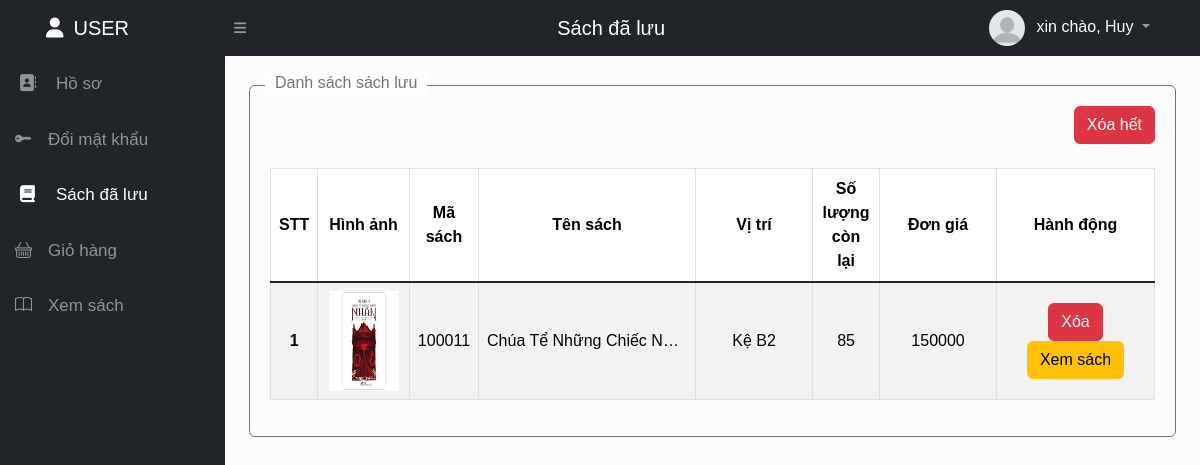
Page /user/sachluu (signed in) on the committed database.
### tables this page shows
CREATE TABLE `sachluu` (
  `MaTaiKhoan` int(11) NOT NULL,
  `MaSach` int(11) NOT NULL,
  PRIMARY KEY (`MaTaiKhoan`,`MaSach`),
  KEY `sachluu_ibfk_2` (`MaSach`),
  CONSTRAINT `sachluu_ibfk_1` FOREIGN KEY (`MaTaiKhoan`) REFERENCES `taikhoan` (`MaTaiKhoan`),
  CONSTRAINT `sachluu_ibfk_2` FOREIGN KEY (`MaSach`) REFERENCES `sach` (`MaSach`)
);

CREATE TABLE `sach` (
  `MaSach` int(11) NOT NULL AUTO_INCREMENT,
  `TenSach` varchar(255) DEFAULT NULL,
  `MoTa` text DEFAULT NULL,
  `NhaXuatBan` varchar(100) DEFAULT NULL,
  `NgayXuatBan` date DEFAULT NULL,
  `ISBN` varchar(20) DEFAULT NULL,
  `URL_HinhSach` varchar(255) DEFAULT NULL,
  `LuotLuu` int(11) DEFAULT 0,
  `LuotXem` int(11) DEFAULT 0,
  `LuotThich` int(11) DEFAULT 0,
  `CoLoi` tinyint(1) DEFAULT 0,
  `ViTriSach` varchar(100) DEFAULT NULL,
  `GhimSach` tinyint(1) DEFAULT 0,
  `MaBoSach` int(11) DEFAULT NULL,
  `TongSL` int(11) NOT NULL,
  `SLConLai` int(11) NOT NULL,
  `DonGia` double DEFAULT NULL,
  `CreatedAt` datetime DEFAULT current_timestamp(),
  `UpdatedAt` datetime DEFAULT current_timestamp() ON UPDATE current_timestamp(),
  PRIMARY KEY (`MaSach`),
  KEY `MaBoSach` (`MaBoSach`),
  CONSTRAINT `sach_ibfk_1` FOREIGN KEY (`MaBoSach`) REFERENCES `bosach` (`MaBoSach`) ON DELETE SET NULL
);

### Model/library.php (called while the page is built, shortened)
<?php
    function connectdb(){
        $servername = "localhost";
        $username   = "root";
        $password   = "";
        $dbname     = "ql_thuvien";
        $conn   = mysqli_connect($servername, $username, $password, $dbname);
        return $conn;
    }
    function get_all($sql) {
        $conn = connectdb();
        $list = [];
        $result = mysqli_query($conn, $sql);
        while ($row = mysqli_fetch_assoc($result)){
            array_push($list, $row);
        }
        return $list;
    }
?>

### Model/m_user.php (called while the page is built, shortened)
<?php
   include_once "library.php";
    function get_SachLuuByMaTK($mataikhoan){
        return get_all("SELECT * FROM sachluu LEFT JOIN sach ON sachluu.MaSach = sach.MaSach WHERE sachluu.MaTaiKhoan = $mataikhoan");
    }
?>

### config.php (called while the page is built, shortened)
<?php
  $base_url = 'http://localhost/do_an_quanlythuvien/';
?>

### View/User/Home/nguoidung/sachluu.php (the view)
<?php if(!empty($sachluu)):?>
<div class="row justify-content-center needs-validation">
    <div class="row items-center ">
        <div class="border border-secondary rounded position-relative mt-4">
            <span class="border-title text-secondary">Danh sách sách lưu</span>
            <div class="text-end">
                <a href="" class="btn btn-danger ">Xóa hết</a>
            </div>
            <div class="table-responsive">
            <table class="table text-center table-hover mt-4 table-bordered table-striped">
                <thead class="thead-dark">
                    <tr>
                        <th scope="col">STT</th>
                        <th scope="col" style="width:94px;">Hình ảnh</th>
                        <th scope="col">Mã sách</th>
                        <th scope="col">Tên sách</th>
                        <th scope="col">Vị trí</th>
                        <th scope="col">Số lượng còn lại</th>
                        <th scope="col">Đơn giá</th>
                        <th scope="col" style="width: 200px;">Hành động</th>
                    </tr>
                </thead>
                <tbody class="table-group-divider">
                    <?php $stt = 1;
                        foreach($sachluu as $sachluu):
                    ?>
                    <tr>
                        <th scope="row"><div ><?=$stt?></div></th>
                        <td >
                            <div class="img-sach"><img src="<?=$base_url?>Assets/Upload/sach/biasach/<?=$sachluu["URL_HinhSach"]?>" alt=""></div>
                        </td>
                        <td><div class="hang1_table" style="max-width: 100px;min-width: 10px;"><?=$sachluu["MaSach"]?></div></td>
                        <td><div class="hang1_table" style="max-width: 200px;min-width: 100px;"><?=$sachluu["TenSach"]?></div></td>
                        <td><div class="hang1_table" style="max-width: 200px;min-width: 100px;"><?=$sachluu["ViTriSach"]?></div></td>
                        <?php if($sachluu["SLConLai"] == 0):?>
                            <td><div class="hang1_table" style="min-width: 50px;"><span class="btn btn-danger">Hết sách</span></div></td>
                        <?php else:?>
                            <td><div class="hang1_table" style="min-width: 50px;"><?=$sachluu["SLConLai"]?></div></td>
                        <?php endif;?>
                        <td><div class="hang1_table" style="max-width: 200px;min-width: 100px;"><?=$sachluu["DonGia"]?></div></td>
                        <td>
                            <div>
                                <a class="btn btn-danger" data-bs-toggle="modal" data-bs-target="#actionModal" data-action="xoa" data-item="<?=$name?>" data-id="<?=$sachluu['MaSach']?>">Xóa</a>
                                <a class="btn btn-warning" href="<?=$base_url?>book/detail/<?=$sachluu['MaSach']?>">Xem sách</a>
                            </div>
                        </td>
                    </tr>
                    <?php $stt++; endforeach; ?>
                </tbody>
            </table>
            </div>
        </div>
    </div>
</div>
<?php else:?>
    <div class="text-center">
            <span colspan="10"><b>Hiện không có sách nào được lưu</b></span>
    </div>
<?php endif;?>

### Assets/css/admin.css (style rules this page uses)
* { margin: 0; padding: 0; box-sizing: border-box; }
*, *::before, *::after { box-sizing: border-box; }
a { text-decoration: none; }
body { font-family: Arial, sans-serif; background-color: #e2e2e21f; justify-content: space-between; }
div { display: block; unicode-bidi: isolate; }
:root { --blue: #287bff; --white: #fff; --grey: #f5f5f5; --black1: #222; --black2: #999; --color-white: #fff; --color-header: #212529; --color-background-cursor: #444; --color-btn: #71be34; }
.table th, .table td { vertical-align: middle; word-wrap: break-word; }
.img-sach img { width: 70px; height: auto; height: 100px; }
.hang1_table { white-space: nowrap; overflow: hidden; text-overflow: ellipsis; }
.border-title { position: absolute; top: -15px; left: 15px; background-color: white; padding: 0 10px; font-size: 1rem; }
.position-relative { padding: 20px; }

### Assets/css/style.css (style rules this page uses)
.items-center { align-items: center; }
img { vertical-align: middle; }

### rows in the picture
sachluu: MaSach.URL_HinhSach (picture), MaSach.MaSach "100011", MaSach.TenSach "Chúa Tể Những Chiếc N…", MaSach.ViTriSach "Kệ B2", MaSach.SLConLai "85", MaSach.DonGia "150000"

### other values in the picture
$title_bar "Sách đã lưu"
$_SESSION['last_name_user'] "Huy"
